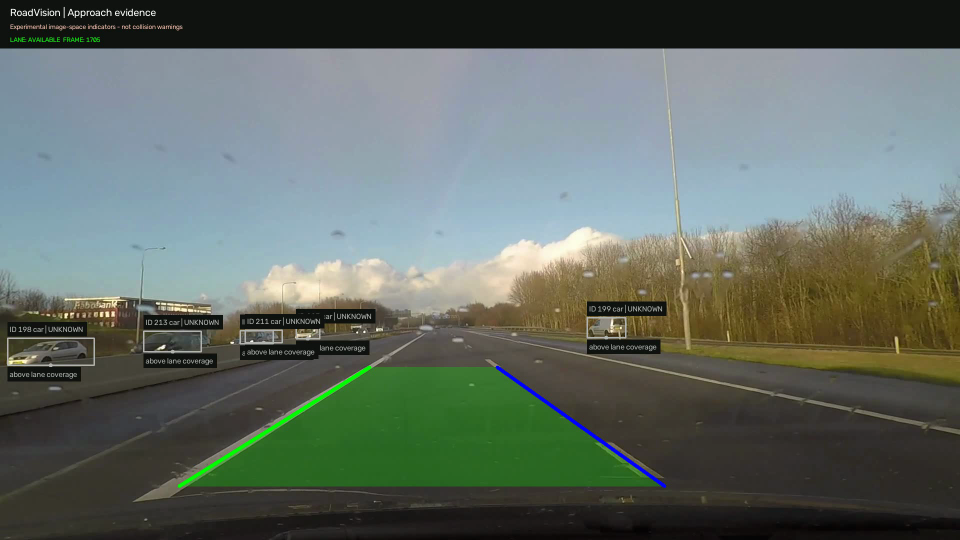
#> input picture assets/limitations.png, 1920 x 1080 px (shown at 1/2 size)
$ python -i lane_detector.py   (imports and definitions only)
#> lines starting #> are read from the running program, lines starting #| are printed output that depends on the picture; after the words box and inside, x2 and y2 are one past the last pixel; in counts of white or black regions, pixels touching at a corner belong together
#> further down, picture is the input picture: shape (1080, 1920, 3); mean B, G, R 100.2, 107.8, 98

import cv2
import numpy as np

from sklearn.linear_model import (
    LinearRegression,
    RANSACRegressor,
)


# --------------------------------------------------
# 1. Configuration
# --------------------------------------------------

BLUR_KERNEL = (5, 5)

CANNY_LOW = 50
CANNY_HIGH = 150

MIN_ABS_SLOPE = 0.40
MAX_ABS_SLOPE = 3.0

HOUGH_THRESHOLD = 40
MIN_LINE_LENGTH = 40
MAX_LINE_GAP = 30


# --------------------------------------------------
# 2. Weighted least-squares fitting
# --------------------------------------------------

def fit_lane_line(segments, y_bottom, y_top):
    """
    Fit x = a*y + c using length-weighted
    Hough segment endpoints.
    """

    if not segments:
        return None

    x_points = []
    y_points = []
    weights = []

    for x1, y1, x2, y2 in segments:

        length = np.hypot(x2 - x1, y2 - y1)

        if length < 1:
            continue

        x_points.extend([x1, x2])
        y_points.extend([y1, y2])
        weights.extend([length, length])

    if len(x_points) < 2:
        return None

    if np.ptp(y_points) < 1:
        return None

    try:
        a, c = np.polyfit(
            y_points,
            x_points,
            deg=1,
            w=np.sqrt(weights),
        )

    except (np.linalg.LinAlgError, ValueError):
        return None

    if not np.isfinite([a, c]).all():
        return None

    return (
        int(a * y_bottom + c),
        y_bottom,
        int(a * y_top + c),
        y_top,
    )


# --------------------------------------------------
# 3. RANSAC fitting
# --------------------------------------------------

def fit_lane_line_ransac(
    segments,
    y_bottom,
    y_top,
    residual_threshold=15,
):
    """
    Fit x = a*y + c using RANSAC.

    Each Hough segment contributes two endpoints.

    Returns:
        (x_bottom, y_bottom, x_top, y_top)
        or None.
    """

    if not segments:
        return None

    x_points = []
    y_points = []

    for x1, y1, x2, y2 in segments:

        x_points.extend([x1, x2])
        y_points.extend([y1, y2])

    if len(x_points) < 4:
        return None

    X = np.array(
        y_points,
        dtype=float,
    ).reshape(-1, 1)

    y = np.array(
        x_points,
        dtype=float,
    )

    if np.ptp(X) < 1:
        return None

    ransac = RANSACRegressor(
        estimator=LinearRegression(),
        min_samples=2,
        residual_threshold=residual_threshold,
        max_trials=100,
        random_state=42,
    )

    try:
        ransac.fit(X, y)

        predicted = ransac.predict(
            np.array(
                [[y_bottom], [y_top]],
                dtype=float,
            )
        )

    except (ValueError, np.linalg.LinAlgError):
        return None

    if not np.isfinite(predicted).all():
        return None

    return (
        int(predicted[0]),
        y_bottom,
        int(predicted[1]),
        y_top,
    )


# --------------------------------------------------
# 4. Geometric validation
# --------------------------------------------------

def validate_lane_polygon(
    left_fit,
    right_fit,
    image_width,
):
    """
    Experimental geometry validation for
    the current dashcam recording.
    """

    if left_fit is None or right_fit is None:
        return False

    lb_x, lb_y, lt_x, lt_y = left_fit
    rb_x, rb_y, rt_x, rt_y = right_fit

    if (
        lb_y != rb_y
        or lt_y != rt_y
        or lt_y >= lb_y
    ):
        return False

    bottom_width = rb_x - lb_x
    top_width = rt_x - lt_x

    if bottom_width <= 0 or top_width <= 0:
        return False

    if any(
        x < 0 or x >= image_width
        for x in (lb_x, lt_x, rb_x, rt_x)
    ):
        return False

    scale = image_width / 1920.0

    min_bottom_width = 650 * scale
    max_bottom_width = 1350 * scale

    min_top_width = 0
    max_top_width = 500 * scale

    if not (
        min_bottom_width
        <= bottom_width
        <= max_bottom_width
    ):
        return False

    if not (
        min_top_width
        < top_width
        <= max_top_width
    ):
        return False

    if bottom_width <= top_width:
        return False

    return True


# --------------------------------------------------
# 5. Main lane detection pipeline
# --------------------------------------------------

def detect_lane(frame, return_debug=False):
    """
    Detect approximately straight ego-lane boundaries.

    Weighted least squares remains the main detector.
    RANSAC is computed as a diagnostic alternative.

    Default:
        annotated_frame, lane_info

    When return_debug=True:
        annotated_frame, lane_info, debug_frame
    """
#> called with return_debug = False

    height, width = frame.shape[:2]
#> height = 1080; width = 1920

    # ------------------------------------------
    # 5.1 Grayscale, blur, Canny
    # ------------------------------------------

    gray = cv2.cvtColor(
        frame,
        cv2.COLOR_BGR2GRAY,
    )
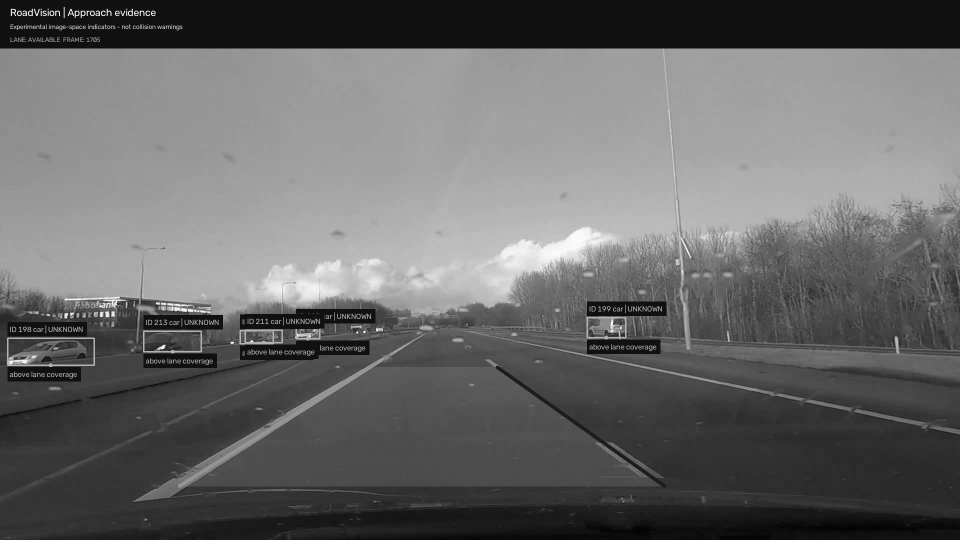
#> gray: shape (1080, 1920) (shown at 1/2 size); min 1, max 255, mean 104

    blurred = cv2.GaussianBlur(
        gray,
        BLUR_KERNEL,
        0,
    )

    edges = cv2.Canny(
        blurred,
        CANNY_LOW,
        CANNY_HIGH,
    )
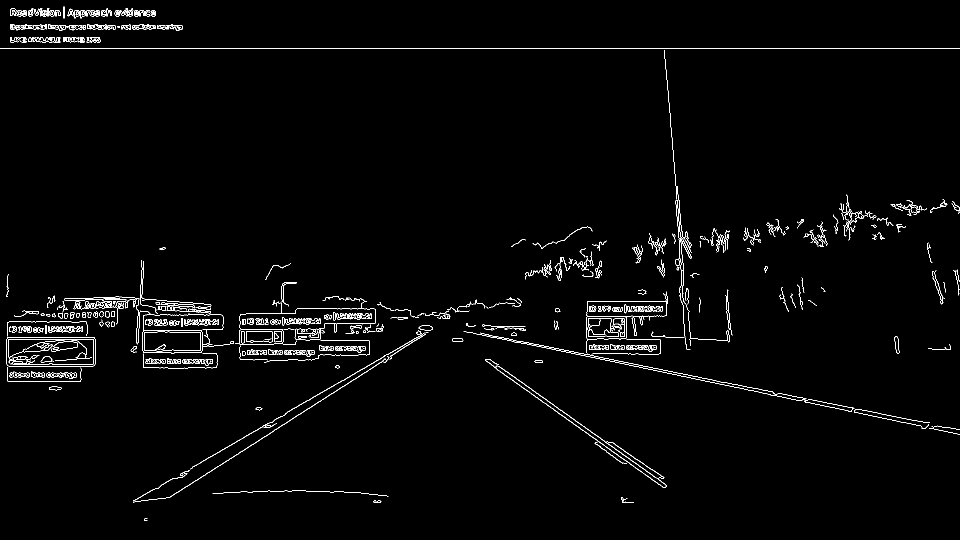
#> edges: shape (1080, 1920) (shown at 1/2 size); 1.7% white in thin lines or dots

    # ------------------------------------------
    # 5.2 Expanded experimental ROI
    # ------------------------------------------

    vertices = np.array([[
        (int(0.20 * width), height - 1),
        (int(0.38 * width), int(0.48 * height)),
        (int(0.62 * width), int(0.48 * height)),
        (int(0.95 * width), height - 1),
    ]], dtype=np.int32)

    mask = np.zeros_like(edges)

    cv2.fillPoly(mask, vertices, 255)
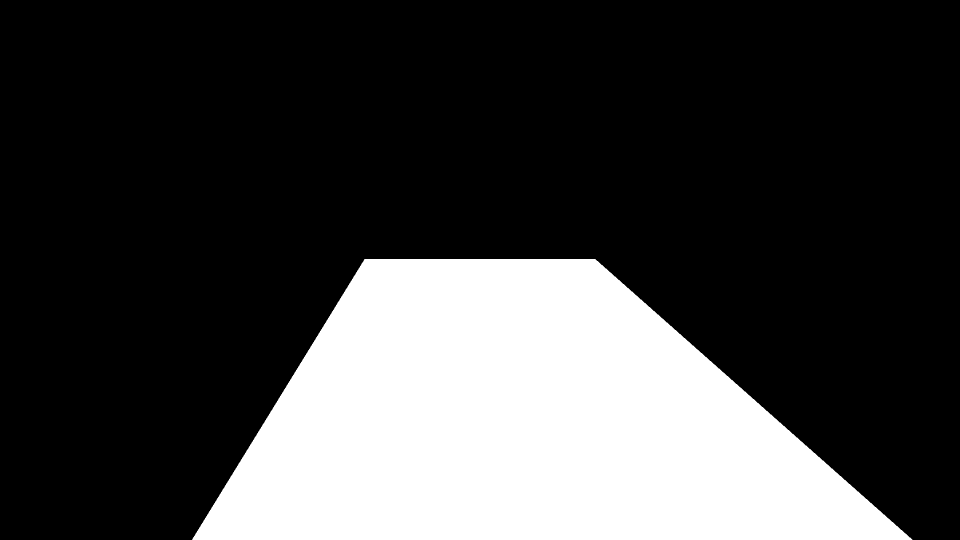
#> mask: shape (1080, 1920) (shown at 1/2 size); 25.8% white; 1 white region, box (x1, y1, x2, y2) and area: (384, 518, 1825, 1080) 534780

    masked_edges = cv2.bitwise_and(
        edges,
        mask,
    )
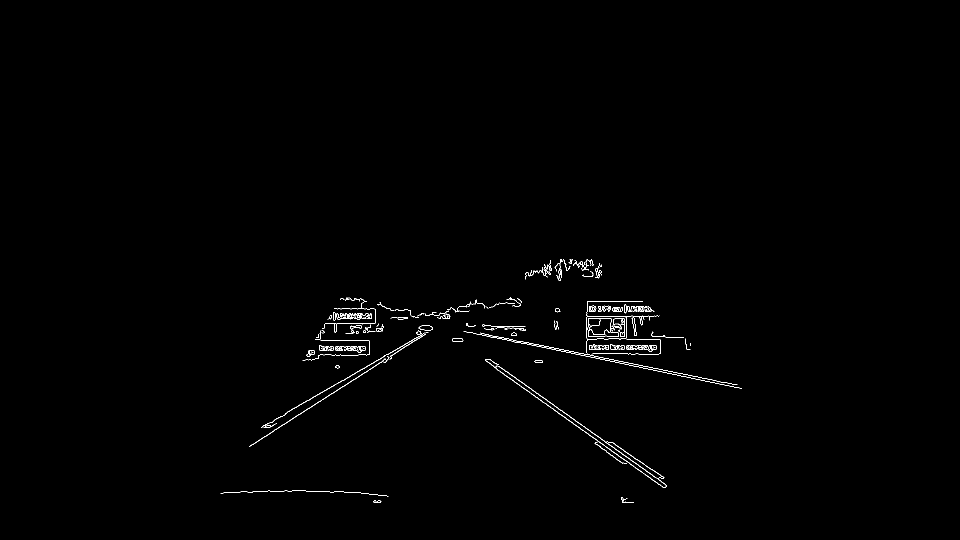
#> masked_edges: shape (1080, 1920) (shown at 1/2 size); 0.51% white in thin lines or dots, all inside (x1, y1, x2, y2) = (441, 518, 1484, 1006)

    # ------------------------------------------
    # 5.3 Probabilistic Hough transform
    # ------------------------------------------

    lines = cv2.HoughLinesP(
        masked_edges,
        rho=1,
        theta=np.pi / 180,
        threshold=HOUGH_THRESHOLD,
        minLineLength=MIN_LINE_LENGTH,
        maxLineGap=MAX_LINE_GAP,
    )
#> lines = 119 rows, first 6: [522, 854, 865, 656], [1126, 702, 1483, 777], [995, 740, 1258, 925], [1072, 786, 1321, 961], [641, 802, 865, 657], [507, 888, 781, 711]

    # ------------------------------------------
    # 5.4 Candidate filtering
    # ------------------------------------------

    left_lines = []
    right_lines = []

    if lines is not None:

        for line in lines:

            x1, y1, x2, y2 = line.reshape(4)

            dx = x2 - x1
            dy = y2 - y1

            if dx == 0:
                continue

            slope = dy / dx

            if not (
                MIN_ABS_SLOPE
                <= abs(slope)
                <= MAX_ABS_SLOPE
            ):
                continue

            mid_x = (x1 + x2) / 2

            if slope < 0 and mid_x < width / 2:

                left_lines.append(
                    (x1, y1, x2, y2)
                )

            elif slope > 0 and mid_x > width / 2:

                right_lines.append(
                    (x1, y1, x2, y2)
                )
#> this loop made 119 passes
#> (x1, y1, x2, y2, dx, dy, slope) on passes 2, 7, 9, 11, 12, 13, 14, 16, 18, 19, 20, 21: (1126, 702, 1483, 777, 357, 75, 0.21), (1350, 745, 1473, 769, 123, 24, 0.195), (1197, 714, 1429, 760, 232, 46, 0.198), (969, 668, 1242, 722, 273, 54, 0.198), (937, 652, 1050, 652, 113, 0, 0), (1172, 637, 1298, 637, 126, 0, 0), (655, 638, 750, 634, 95, -4, -0.0421), (1174, 632, 1317, 632, 143, 0, 0), (660, 630, 750, 629, 90, -1, -0.0111), (650, 647, 757, 647, 107, 0, 0), (668, 617, 780, 617, 112, 0, 0), (1173, 698, 1321, 698, 148, 0, 0)
#> (x1, y1, x2, y2, dx, dy, slope, mid_x) on passes 1, 3, 4, 5, 6, 8: (522, 854, 865, 656, 343, -198, -0.577, 693.5), (995, 740, 1258, 925, 263, 185, 0.703, 1126.5), (1072, 786, 1321, 961, 249, 175, 0.703, 1196.5), (641, 802, 865, 657, 224, -145, -0.647, 753), (507, 888, 781, 711, 274, -177, -0.646, 644), (977, 718, 1176, 858, 199, 140, 0.704, 1076.5)
#> after the loop, left_lines = [(522, 854, 865, 656), (641, 802, 865, 657), (507, 888, 781, 711), (498, 893, 654, 792), (522, 855, 851, 665), (763, 724, 865, 658), (575, 823, 681, 762), (838, 656, 952, 601)]; right_lines = [(995, 740, 1258, 925), (1072, 786, 1321, 961), (977, 718, 1176, 858), (1109, 821, 1329, 975), (970, 720, 1021, 758), (1224, 885, 1327, 954), (1178, 861, 1330, 968), (1190, 886, 1245, 926), (978, 718, 1086, 794), (992, 737, 1138, 840)]

    # ------------------------------------------
    # 5.5 Fit both methods
    # ------------------------------------------

    y_bottom = int(0.90 * height)
#> y_bottom = 972
    y_top = int(0.55 * height)
#> y_top = 594

    # Existing weighted least-squares fit
    left_fit = fit_lane_line(
        left_lines,
        y_bottom,
        y_top,
    )
#> the loop in fit_lane_line, `for x1, y1, x2, y2 in segments: ` made 8 passes
#> (x1, y1, x2, y2, length) on passes 1 to 8: (522, 854, 865, 656, 396), (641, 802, 865, 657, 266.8), (507, 888, 781, 711, 326.2), (498, 893, 654, 792, 185.8), (522, 855, 851, 665, 379.9), (763, 724, 865, 658, 121.5), (575, 823, 681, 762, 122.3), (838, 656, 952, 601, 126.6)
#> after the loop in fit_lane_line, `for x1, y1, x2, y2 in segments:`: weights = [396, 396, 266.8, 266.8, 326.2, 326.2, 185.8, 185.8, 379.9, 379.9, 121.5, 121.5, 122.3, 122.3, 126.6, 126.6]; x_points = [522, 865, 641, 865, 507, 781, 498, 654, 522, 851, 763, 865, 575, 681, 838, 952]; y_points = [854, 656, 802, 657, 888, 711, 893, 792, 855, 665, 724, 658, 823, 762, 656, 601]
#> in fit_lane_line, `a, c = np.polyfit( y_points, x_points, deg=1, w=np.sqrt(weights), )`: a = -1.63; c = 1930.5
#> left_fit = (350, 972, 964, 594)

    right_fit = fit_lane_line(
        right_lines,
        y_bottom,
        y_top,
    )
#> the loop in fit_lane_line (call 2), `for x1, y1, x2, y2 in segments: ` made 10 passes
#> (x1, y1, x2, y2, length) on passes 1 to 10: (995, 740, 1258, 925, 321.5), (1072, 786, 1321, 961, 304.3), (977, 718, 1176, 858, 243.3), (1109, 821, 1329, 975, 268.5), (970, 720, 1021, 758, 63.6), (1224, 885, 1327, 954, 124), (1178, 861, 1330, 968, 185.9), (1190, 886, 1245, 926, 68.01), (978, 718, 1086, 794, 132.1), (992, 737, 1138, 840, 178.7)
#> right_fit = (1332, 972, 793, 594)

    # Experimental RANSAC fit
    left_ransac = fit_lane_line_ransac(
        left_lines,
        y_bottom,
        y_top,
    )
#> the loop in fit_lane_line_ransac, `for x1, y1, x2, y2 in segments: ` made 8 passes
#> in fit_lane_line_ransac, `X = np.array( y_points, dtype=float, ).reshape(-1, 1)`: X has the same summary as y_points in fit_lane_line
#> in fit_lane_line_ransac, `y = np.array( x_points, dtype=float, )`: y has the same summary as x_points in fit_lane_line
#> left_ransac = (376, 972, 962, 594)

    right_ransac = fit_lane_line_ransac(
        right_lines,
        y_bottom,
        y_top,
    )
#> the loop in fit_lane_line_ransac (call 2), `for x1, y1, x2, y2 in segments: ` made 10 passes
#> right_ransac = (1339, 972, 788, 594)

    # ------------------------------------------
    # 5.6 Validate both fitting methods
    # ------------------------------------------

    valid = validate_lane_polygon(
        left_fit,
        right_fit,
        width,
    )
#> in validate_lane_polygon, `lb_x, lb_y, lt_x, lt_y = left_fit`: lb_x = 350; lb_y = 972; lt_x = 964; lt_y = 594
#> in validate_lane_polygon, `rb_x, rb_y, rt_x, rt_y = right_fit`: rb_x = 1332; rb_y = 972; rt_x = 793; rt_y = 594
#> in validate_lane_polygon, `bottom_width = rb_x - lb_x`: bottom_width = 982
#> in validate_lane_polygon, `top_width = rt_x - lt_x`: top_width = -171
#> valid = False

    ransac_valid = validate_lane_polygon(
        left_ransac,
        right_ransac,
        width,
    )
#> ransac_valid = False

    lane_info = {
        "valid": valid,
        "left_fit": left_fit,
        "right_fit": right_fit,
        "left_segments": len(left_lines),
        "right_segments": len(right_lines),
        "left_ransac": left_ransac,
        "right_ransac": right_ransac,
        "ransac_valid": ransac_valid,
    }
#> lane_info = {'valid': False, 'left_fit': (350, 972, 964, 594), 'right_fit': (1332, 972, 793, 594), 'left_segments': 8, 'right_segments': 10, 'left_ransac': (376, 972, 962, 594), 'right_ransac': (1339, 972, 788, 594), 'ransac_valid': False}

    # ------------------------------------------
    # 5.7 Optional debug visualization
    # ------------------------------------------

    debug_frame = None

    if return_debug:

        debug_frame = frame.copy()

        # ROI in yellow
        cv2.polylines(
            debug_frame,
            vertices,
            isClosed=True,
            color=(0, 255, 255),
            thickness=2,
        )

        # Candidate left segments: green
        for x1, y1, x2, y2 in left_lines:

            cv2.line(
                debug_frame,
                (x1, y1),
                (x2, y2),
                (0, 255, 0),
                4,
            )

        # Candidate right segments: blue
        for x1, y1, x2, y2 in right_lines:

            cv2.line(
                debug_frame,
                (x1, y1),
                (x2, y2),
                (255, 0, 0),
                4,
            )

        # Weighted fits: thin green and blue
        if left_fit is not None:

            cv2.line(
                debug_frame,
                (left_fit[0], left_fit[1]),
                (left_fit[2], left_fit[3]),
                (0, 150, 0),
                2,
            )

        if right_fit is not None:

            cv2.line(
                debug_frame,
                (right_fit[0], right_fit[1]),
                (right_fit[2], right_fit[3]),
                (150, 0, 0),
                2,
            )

        # RANSAC fits: thick magenta and cyan
        if left_ransac is not None:

            cv2.line(
                debug_frame,
                (left_ransac[0], left_ransac[1]),
                (left_ransac[2], left_ransac[3]),
                (255, 0, 255),
                5,
            )

        if right_ransac is not None:

            cv2.line(
                debug_frame,
                (right_ransac[0], right_ransac[1]),
                (right_ransac[2], right_ransac[3]),
                (255, 255, 0),
                5,
            )

        cv2.putText(
            debug_frame,
            (
                f"Weighted: {'VALID' if valid else 'REJECTED'}"
                f" | RANSAC: {'VALID' if ransac_valid else 'REJECTED'}"
            ),
            (35, 65),
            cv2.FONT_HERSHEY_SIMPLEX,
            0.9,
            (255, 255, 255),
            2,
        )

    # ------------------------------------------
    # 5.8 Main output: weighted regression
    # ------------------------------------------

    annotated = frame.copy()

    if valid:

        lb_x, lb_y, lt_x, lt_y = left_fit
        rb_x, rb_y, rt_x, rt_y = right_fit

        polygon = np.array([[
            [lb_x, lb_y],
            [lt_x, lt_y],
            [rt_x, rt_y],
            [rb_x, rb_y],
        ]], dtype=np.int32)

        lane_info["polygon"] = polygon[0].tolist()

        overlay = frame.copy()

        cv2.fillPoly(
            overlay,
            polygon,
            (0, 255, 0),
        )

        annotated = cv2.addWeighted(
            overlay,
            0.25,
            frame,
            0.75,
            0,
        )

        cv2.line(
            annotated,
            (lb_x, lb_y),
            (lt_x, lt_y),
            (0, 255, 0),
            6,
        )

        cv2.line(
            annotated,
            (rb_x, rb_y),
            (rt_x, rt_y),
            (255, 0, 0),
            6,
        )

    # ------------------------------------------
    # 5.9 Return
    # ------------------------------------------

    if return_debug:
        return annotated, lane_info, debug_frame

    return annotated, lane_info

>>> import cv2
>>> picture = cv2.imread('../../assets/limitations.png')
>>> result = detect_lane(picture)
